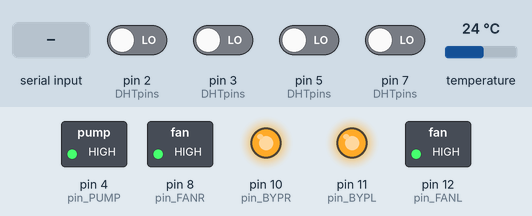
The sketch below on a simulated Arduino Uno, built with avr-gcc and run on an emulated ATmega328P. Parts: switched loads named in the sketch (green lamp = pin HIGH), output pins drawn as LEDs (lit = HIGH). The test bench sets the inputs (shaded band); at power-on: pin 2 (DHTpins), pin 3 (DHTpins), pin 5 (DHTpins), pin 7 (DHTpins) LOW, temperature 24 °C. What the sketch prints to the serial monitor is not drawn.

Above: at 1.2 s.
1.3 s: "1\n" received over Serial
At 43.6 s:
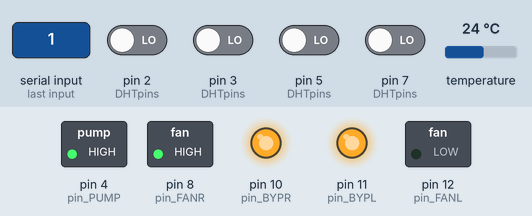
Timing chart, 0 to 44.3 s (numbered marks = the images above; inputs shaded):
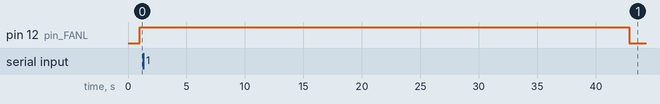

The sketch:

HVAC.ino
```cpp
#include <string.h>
#include <ArduinoJson.h>
#include <OneWire.h>
#include <DallasTemperature.h>
#include <dht.h>
#include <TimeLib.h>

//General
//#define DHTTYPE DHT22   // DHT 22  (AM2302)
const long DEFAULT_TIME = 1357041600; // Jan 1 2013 00:00 - in seconds
String readingStr;
long int delaySEC = 3;
long int SEC_MS = 1000;
long int Wetread_MS = 2000;
long int DHTread_MS = 4000;
long int print_delay = 500;
long int rb_time;

// INPUT Signal
int pin_PH01 = A0;

//wet sensors
int pin_WET_T = 9;
int wetTCount = 3;
const int wetSensorCount = 1;
int wire_CTs[wetSensorCount] = {0};

// Setup a oneWire instance to communicate with any OneWire devices
// (not just Maxim/Dallas temperature ICs)
OneWire oneWire(pin_WET_T);
/********************************************************************/
// Pass our oneWire reference to Dallas Temperature.
DallasTemperature sensors(&oneWire);

//air DHT sensors
const int DHTSensorCount = 4;
String DHTlabels[DHTSensorCount] = {"01","02","04","05"};
int DHTpins[DHTSensorCount] = {5,3,2,7};

// Initialize DHT sensor for normal 16mhz Arduino
//DHT DHT01(5,DHTTYPE);
dht DHT;
//dht* DHT[DHTSensorCount];

// OUTPUT Controls
int pin_FANL = 12;
int pin_FANR = 8;
int pin_PUMP = 4;
int pin_BYPL = 11;  //not used
int pin_BYPR = 10;  //not used

int devCount = 3;
int relayValue = HIGH;
long int dev_pins[3] = {pin_FANL, pin_FANR, pin_PUMP} ;
long int dev_status[3] = {1,0,0}; // FANL, FANR, PUMP. 0 = OFF, 1 = ON
long int counter[3][2] = {{5999,0},{0,30},{0,1200}}; // N x M 2D : N = #devices, M = 2 : ON , OFF
long int triggers[3][2] = {{6000,0},{0,30},{20,1200}} ;// N x M 2D : N = #devices, M = 2 : ON time (sec), OFF time (sec)

// long int testtime_FANL = 300;
// long int testtime_FANR = 300;
// long int testtime_PUMP = 12;
// long int pausetime = 30;

void setup() {

  // initialize wet sensors
  pinMode(pin_WET_T, INPUT);
  sensors.begin();   // initialize Dallas sensor library

  // setup DHT readers and initialize pins
  initialize_DHTreaders();

  // setup controls set relay defaults
  initialize_controls();

 // open serial port
 Serial.begin(9600);
 Serial.println("booting up");
}

void loop() {
  if (Serial.available()) {
    String rbpiStr = Serial.readString();
    rbpiStr.replace("\n","");
    DynamicJsonDocument rbpiJson(300);
    deserializeJson(rbpiJson,rbpiStr);

    long int timeserial = rbpiJson["timeserial"];
    syncTime(timeserial);

    Serial.print("{\"message_type\":\"sensor_reading\",\"readings\":");
    delay(print_delay);
    reading_allsensors();
    Serial.print("}");
    Serial.println();
    Serial.flush();
  }
  timer_mainloop();
}

void initialize_DHTreaders() {
  int i = 0;
  for (i;i<DHTSensorCount;i++){
    // initialize DHT pins?
    //pinMode(DHTpins[i], INPUT);
    // instantiate the DHT reader object
    //DHTs[i] = new dht(DHTpins[i], DHTTYPE);
  }
}

void syncTime(long int timeserial) {
  if (timeserial>0) {
    setTime(timeserial);
  }else {
    setTime(DEFAULT_TIME);
    // setTime(7,0,0,5,1,19); // another way to manually set time 07:00 Jan 05 2019
  }
}

char* currentTime() {
  static char timechar[50];
  sprintf(timechar,"%02d/%02d/%04d %02d:%02d:%02d",day(),month(),year(),hour(),minute(),second());
  // String timeStr = String(timechar);
  return timechar;
}

void reading_allsensors() {
  Serial.print("[");
  // load the readings in here :

  reading_wetTemps();  // read wet sensors
  Serial.print(",");
  reading_DHTs();  // read DHTs
  Serial.print("]"); // cap it off

}

String sensor_reading(String sensorid, float value) {
  String jsonStr;
  char* timechar = currentTime();
  StaticJsonDocument<300> doc;
  doc["sensorid"] = sensorid;
  doc["datetime"] = timechar;
  doc["value"] = value;
  serializeJson(doc,jsonStr);
  return jsonStr;
}

void reading_wetTemps() {
  int i = 0;
  String readingStr;
  for (i;i<wetSensorCount;i++){
    // set the sensor id
    String sensorid = "CT0";
    sensorid += String(i+1);
    // read the sensor value
    sensors.requestTemperatures(); // Send the command to get temperature readings

    delay(Wetread_MS);
    float value = sensors.getTempCByIndex(wire_CTs[i]);

    // create the json reading str
    if (i==0) {
      readingStr = sensor_reading(sensorid,value);
    } else {
      readingStr += sensor_reading(sensorid,value);
    }
    if (i<(wetSensorCount-1)) {
      readingStr += ",";
    }
  }
  Serial.print(readingStr);
  delay(print_delay);
}

void reading_DHTs() {
  int i = 0;
  String readingStr;
  for (i;i<DHTSensorCount;i++){
    Serial.print(reading_DHT(i,0));
    delay(print_delay);
    Serial.print(",");
    Serial.print(reading_DHT(i,1));
    delay(print_delay);

    if (i<(DHTSensorCount-1)) {
      Serial.print(",");
    }
  }
}

String reading_DHT(int sensor_index,int readtype) {
  String readingStr;

  // set the sensorid
  String sensorid;
  if (readtype==0) {
    sensorid = "TA";
  } else {
    sensorid = "HA";
  }
  sensorid += DHTlabels[sensor_index];

  // read from the sensor
    float value;
    int chk = DHT.read22(DHTpins[sensor_index]);
//  int chk = DHT[sensor_index]->read22(DHTpins[sensor_index]);
  //DHTs[sensor_index]->begin();
  if (chk==0) {
    if (readtype==0) {
      value = DHT.temperature;
    //value= DHTs[sensor_index]->readTemperature();
    } else {
      value = DHT.humidity;
    //value = DHTs[sensor_index]->readHumidity();
    }
  } else {
    value = -1;
  }
  delay(DHTread_MS);

  //create the json reading string
  readingStr = sensor_reading(sensorid,value);
  return readingStr;
}

void initialize_controls() {
  // setup OUTPUT pins
  pinMode(pin_FANL, OUTPUT);
  pinMode(pin_FANR, OUTPUT);
  pinMode(pin_PUMP, OUTPUT);
  pinMode(pin_BYPL, OUTPUT);
  pinMode(pin_BYPR, OUTPUT);

  // initialize pin values
  digitalWrite(pin_FANL, relayValue);
  digitalWrite(pin_FANR, relayValue);
  digitalWrite(pin_PUMP, relayValue);
  digitalWrite(pin_BYPL, relayValue);
  digitalWrite(pin_BYPR, relayValue);
}

void timer_mainloop() {
  // deviceid is ambiguous, call all devices
  for (int i = 0; i<devCount;i++) {
    // call ambiguously for both ON and OFF triggers
    timer_deviceloop(i);
  }
  delay(SEC_MS);
}

void timer_deviceloop(int deviceid) {
  timercall(deviceid,0); // call for ON trigger
  timercall(deviceid,1); // call for OFF trigger
}

void timercall(int deviceid, int ONOFF) {
  // device is specified, trigger action is specified

  // check device status
  int isOFF = dev_status[deviceid];
  long int cnt = counter[deviceid][1-ONOFF];
  long int trigger = triggers[deviceid][1-ONOFF];
  // check if device is not already in the call state
  if (isOFF!=ONOFF) {
    // check if device has reached its trigger point
    if (cnt>=trigger) {
      // call the action
      int callid = LOW;
      if (ONOFF==0) {
        callid = 1-relayValue;
      }else {
        callid = relayValue;
      }
      digitalWrite(dev_pins[deviceid], callid);
      // change the state
      dev_status[deviceid] = 1-dev_status[deviceid];
      // reset the counter
      counter[deviceid][1-ONOFF] = 0;
    } else {
      // advance the counter
      counter[deviceid][1-ONOFF] = cnt  +1;
    }
  }
}
```

Measured:
- after the input at 1.3 s, pin 4 (pin_PUMP): stays HIGH (without the input it goes to LOW after 19.7 s); pin 12 (pin_FANL): HIGH → LOW after 41.6 s instead of 0.72 s
